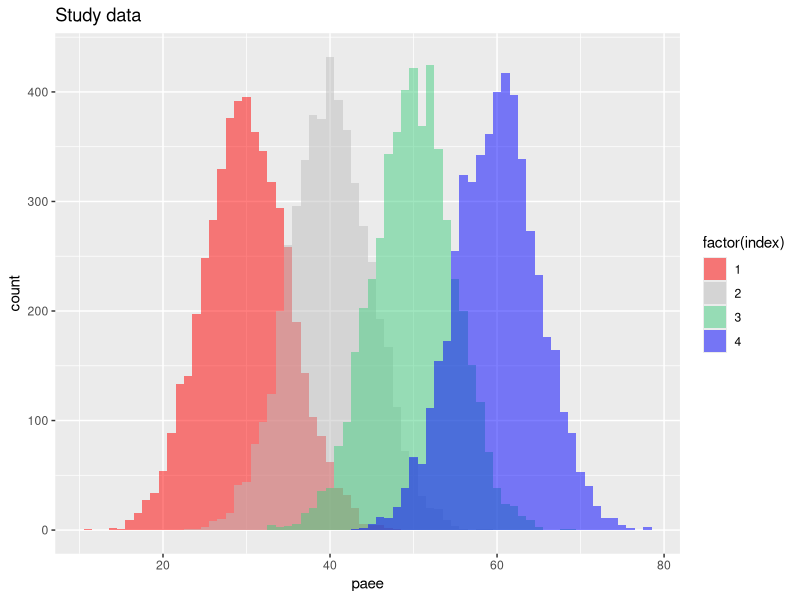
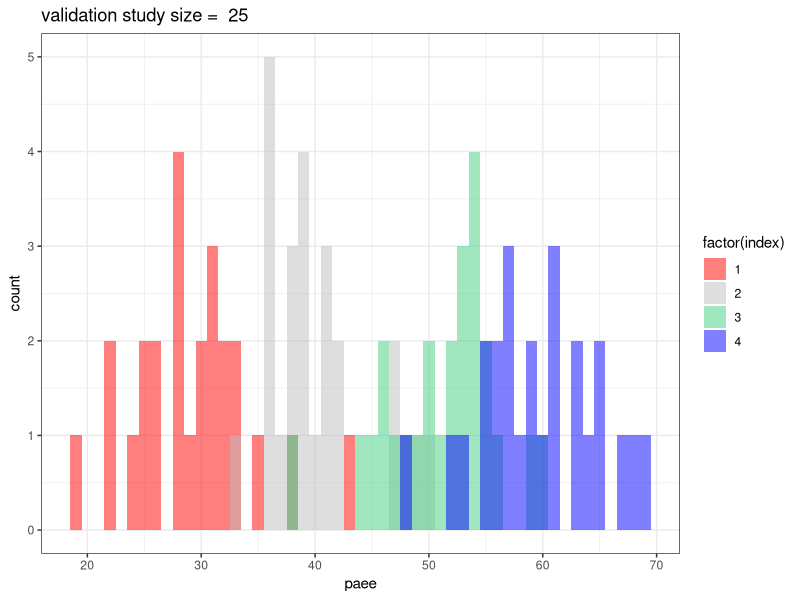
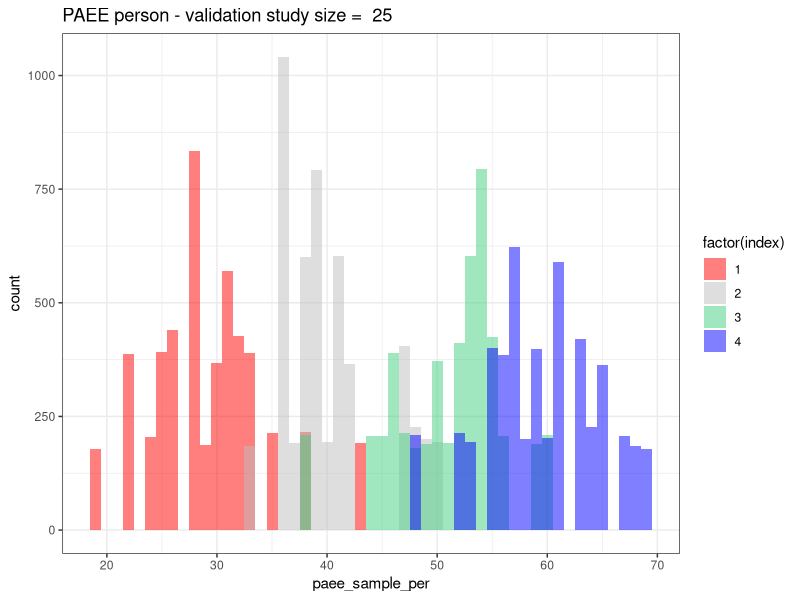
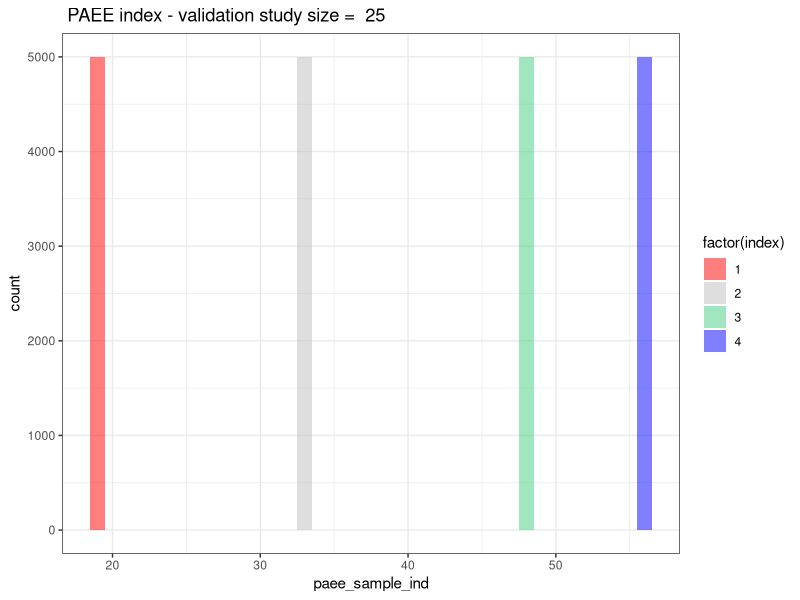
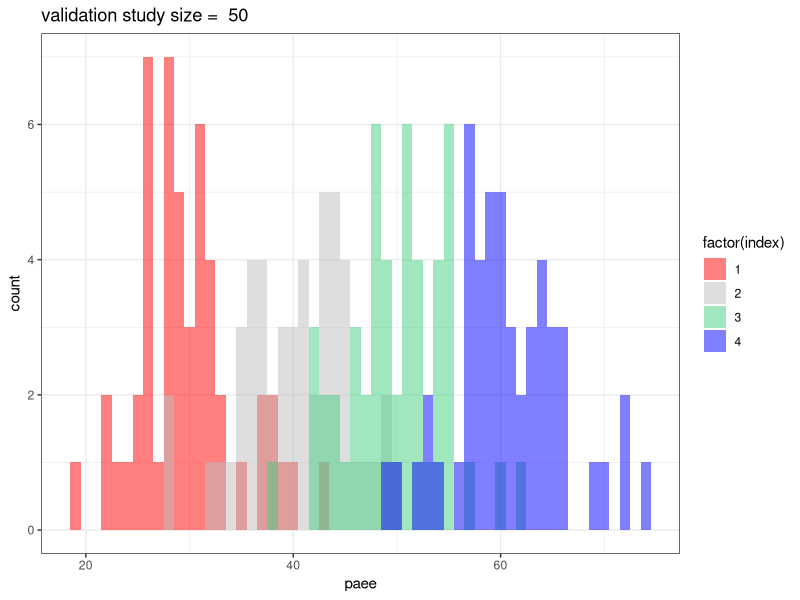
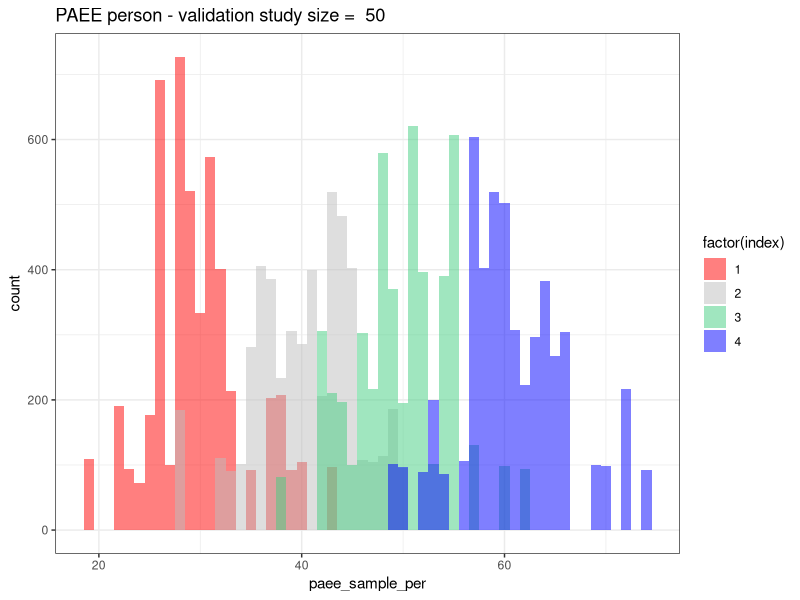
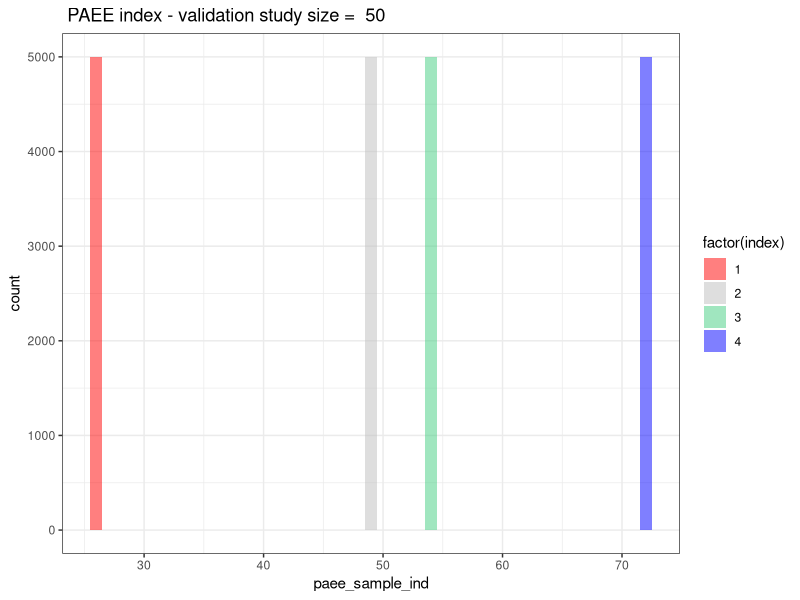
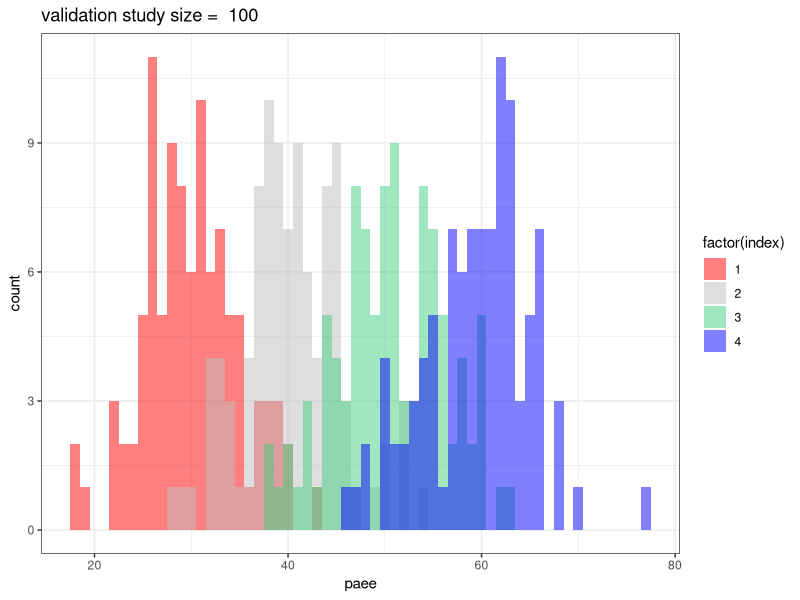

The R script that drew these images, in order: (Note: a time limit stopped this script after it produced the figures.)
# Using size_investigation as a template, this refactored code attempts to
# reduce time to run code and allow investigation of factors such as:
# 1. size of validation study,
# 2. amount of overlap,
# 3. number of index levels,
# 4. Type of draw - per person or per index etc.

## Edit: Now includes bootstrap method

## Author: Tom Bishop and Paul Scherer
## Date: 23.01.2017

###############################################################################
########################### DATA AND SETTINGS #################################
###############################################################################
setwd('V:/Studies/InterConnect/Internal/Latent variable harmonisation/plots')
library(ggplot2)

## Seed and directory for plots of seed
seed <- 234587
set.seed(seed)
seedPath <- paste0('seed_',seed,sep="")
dir.create(seedPath)
## Parameters
# The linear correlation coefficient between exposure and outcome.
set_beta <- 0.5
constant <- 20

bootstrap_index_size <- 100

# Index properties (Assumption that they are Gaussian).
# Indicator is just a name
stdDevs <- c(5,10,15)
final_output_list <- vector("list", length(stdDevs))
for (s in 1:length(stdDevs)){
  set.seed(seed)

  indices <- data.frame (mean=c(30, 40, 50, 60), std_dev = c(stdDevs[s], stdDevs[s], stdDevs[s], stdDevs[s]), index_indicator = c(1,2,3,4))

  # Defines runs to do with different sizes of validation study
  # So if there a 5 numbers in the vector c(5,10,25,50,100)
  # Then a simulation of x trials will be run for each of these
  # different sized validation studies
  # validation_index_size <- c(seq(5,95, 10), seq(100, 1000, 100)) 
  # validation_index_size <- 5
  validation_index_size <- c(25,50,100)  

  study_index_size = 5000


  numtrials <- 1000 # number of draws

  results_df <- data.frame()

  ## Study Data
  #build empty data frame for our study data
  study_data = data.frame(index = rep(x = indices$index_indicator,each = study_index_size ))
  # for each index, pick all the values (defined by study_index_size) at once
  study_data$paee = unlist(unname(lapply(X = split(x = indices, f = as.factor(indices$index_indicator)), 
                                        FUN = function(x){
                                            output = rnorm(n = study_index_size, mean = x$mean, sd = x$std_dev)
                                            return (output)
                                        })))
  # generate our outcome variable plus some noise
  study_data$foo <-   rnorm(length(study_data$paee),(set_beta*study_data$paee) + constant, 0)


  # plot the study data so we can see what it looks like
  mypath <- file.path(getwd(),seedPath,paste0('studyData',indices$std_dev[1],'_numtrials_',numtrials,'.png',sep=""))
  png(file=mypath, width = 1260, height = 940, res = 300)
  print(ggplot(study_data,aes(x=paee,group=index,fill=factor(index)))+
          geom_histogram(position="identity",alpha=0.5,binwidth=1)+
          ggtitle(label = "Study data")+scale_fill_manual(values = c("red", "grey", "seagreen3","blue")))
  dev.off()

  # this loop is for the different sizes of validation study
  for (i in 1:length(validation_index_size)) {
    set.seed(seed) # reset the seed to create the same validation set

    #create index column
    validation_study = data.frame(index = rep(x = indices$index_indicator,each = validation_index_size[i]))

    #for each index, pick all the values at once from the appropriate distribution
    validation_study$paee = unlist(unname(lapply(X = split(x = indices, f = as.factor(indices$index_indicator)), 
      FUN = function(x){
        output = rnorm(n = validation_index_size[i], mean = x$mean, sd = x$std_dev)
        return (output)
      })))

    # plot the validation study so we can see what it looks like
    mypath <- file.path(getwd(),seedPath,paste0('validationData',validation_index_size[i],'_stdev',indices$std_dev[1],'_numtrials_',numtrials,'.png',sep=""))
    png(file=mypath, width = 1260, height = 940, res = 300)
    print(ggplot(validation_study,aes(x=paee,group=index,fill=factor(index)))+
      geom_histogram(position="identity",alpha=0.5,binwidth=1)+
      theme_bw()+ggtitle(label = paste("validation study size = ",validation_index_size[i]))+
      scale_fill_manual(values = c("red", "grey", "seagreen3","blue")))
    dev.off()

    # Initialise some structures to store coeffcients
    betas_per <- vector("numeric")
    std_errs_per <- vector("numeric")

    betas_ind <- vector("numeric")
    std_errs_ind <- vector("numeric")

    betas_boot <- vector("numeric")
    std_errs_boot <- vector("numeric")

    bootstrap_index_size <- validation_index_size[i]
    for (j in 1:numtrials){
      # we assign random values from each category list of the validation set for each participant in the
      # study data set and then find the regression equation using this data. 
      # store the regression coefficient into list to create a dataframe afterwards

      # this is a draw per person, although it is done on a per index basis
      # for example if there are 100 people in the index it draws 100
      # values from the appropriate validation study index at once
      study_data$paee_sample_per <- unlist(unname(lapply(X = split(x=validation_study$paee, f= as.factor(validation_study$index)),
                                FUN = sample, size = study_index_size,replace=TRUE)))

      # this is a value per index
      # for example if there are 100 people in the index it draws one
      # value from the appropriate validation study index
      # and duplicates this same value 100 times for each person
      study_data$paee_sample_ind <- unlist(unname(lapply(X = split(x=validation_study$paee, f= as.factor(validation_study$index)),
                                FUN = function(paee_vals){
                                    output = rep(x = sample(x = paee_vals, size = 1), times = study_index_size)
                                    return(output)
                                  
                                 })))

      # bootstrapped validation set
      bootstrap_validation <- data.frame(index = rep(x = indices$index_indicator, each= bootstrap_index_size))
      bootstrap_validation$paee <- unlist(unname(lapply(X = split(x=validation_study$paee, f= as.factor(validation_study$index)), 
        FUN = sample, size = bootstrap_index_size,replace=TRUE)))

      study_data$paee_sample_boot <- unlist(unname(lapply(X = split(x=bootstrap_validation$paee, f= as.factor(bootstrap_validation$index)), 
        FUN = function(paee_vals){
          output = rep(x = mean(paee_vals), times = study_index_size)
          return(output)
        })))

      # calculate and store the coefficients per person
      reg_out_per <- lm(formula=foo~paee_sample_per, data=study_data)
      reg_coeff_per <- reg_out_per$coefficients["paee_sample_per"]
      reg_std_per <- (summary(reg_out_per)$coefficients[,"Std. Error"])["paee_sample_per"]
      betas_per <- c(betas_per, reg_coeff_per)
      std_errs_per <- c(std_errs_per, reg_std_per)

      # calculate and store the coefficients per index
      reg_out_ind <- lm(formula=foo~paee_sample_ind, data=study_data)
      reg_coeff_ind <- reg_out_ind$coefficients["paee_sample_ind"]
      reg_std_ind <- (summary(reg_out_ind)$coefficients[,"Std. Error"])["paee_sample_ind"]
      betas_ind <- c(betas_ind, reg_coeff_ind)
      std_errs_ind <- c(std_errs_ind, reg_std_ind)

      # calculate and store the coefficients per bootstrap run
      reg_out_boot <- lm(formula=foo~paee_sample_boot, data=study_data)
      reg_coeff_boot <- reg_out_boot$coefficients["paee_sample_boot"]
      reg_std_boot <- (summary(reg_out_boot)$coefficients[,"Std. Error"])["paee_sample_boot"]
      betas_boot <- c(betas_boot, reg_coeff_boot)
      std_errs_boot <- c(std_errs_boot, reg_std_boot)
    }

    #for visualisation, plot the last per person set of values
    mypath <- file.path(getwd(),seedPath,paste0('perPerson',validation_index_size[i],'_stdev',indices$std_dev[1],'_numtrials_',numtrials,'.png',sep=""))
    png(file=mypath, width = 1260, height = 940, res = 300)
    print(ggplot(study_data,aes(x=paee_sample_per,group=index,fill=factor(index)))+
      geom_histogram(position="identity",alpha=0.5,binwidth=1)+theme_bw()+
      ggtitle(label = paste("PAEE person - validation study size = ",validation_index_size[i]))+
      scale_fill_manual(values = c("red", "grey", "seagreen3","blue")))
    dev.off()

    #for visualisation, plot the last per index set of values
    mypath <- file.path(getwd(),seedPath,paste0('perIndex',validation_index_size[i],'_stdev',indices$std_dev[1],'_numtrials_',numtrials,'.png',sep=""))
    png(file=mypath, width = 1260, height = 940, res = 300)
    print(ggplot(study_data,aes(x=paee_sample_ind,group=index,fill=factor(index)))+
      geom_histogram(position="identity",alpha=0.5,binwidth=1)+theme_bw()+
      ggtitle(label = paste(" PAEE index - validation study size = ",validation_index_size[i]))+
      scale_fill_manual(values = c("red", "grey", "seagreen3","blue")))
    dev.off()

    # Do the regression using validation study means (for comparison)
    study_data$paee_sample_ind_mean <- unlist(unname(lapply(X = split(x=validation_study$paee, f= as.factor(validation_study$index)),
                                                          FUN = function(paee_vals){
                                                            output = rep(x = mean(paee_vals), times = study_index_size)
                                                            return(output)
                                                          })))   

    reg_out_ind_mean <- lm(formula=foo~paee_sample_ind_mean, data=study_data)
    reg_coeff_ind_mean <- reg_out_ind_mean$coefficients["paee_sample_ind_mean"]
    reg_std_ind_mean <- (summary(reg_out_ind_mean)$coefficients[,"Std. Error"])["paee_sample_ind_mean"]

    # Store values into dataframe
    results <- as.data.frame(c(1:numtrials))
    colnames(results) <- c("Trial")
    results$valid_size <- rep(x=validation_index_size[i], times = numtrials)
    results$reg_coeff_per <- betas_per
    results$reg_stdError_per <- std_errs_per
    results$reg_coeff_ind <- betas_ind
    results$reg_stdError_ind <- std_errs_ind
    results$reg_coeff_per_mean <- reg_coeff_ind_mean
    results$reg_stdError_per_mean <- reg_std_ind_mean
    results$reg_coeff_boot <- betas_boot
    results$reg_stdError_boot <- std_errs_boot
    results_df <- rbind(results_df, results)

  }
  # Summarizing the results dataframe
  temp_output <- aggregate(results_df[,3:10], by=list(valid_size = results_df$valid_size), quantile, probs=c(0.025,0.5,0.975), names=TRUE)
  final_output = data.frame(validation_size = temp_output[,1])

  # # Summarizing the results dataframe
  # temp_output <- aggregate(results_df[,3:10], by=list(valid_size = results_df$valid_size), quantile, probs=c(0.5), names=TRUE)
  # final_output = data.frame(validation_size = temp_output[,1])
  
  for (k in 2:ncol(temp_output)){
    temp = as.data.frame(temp_output[,k])
    colnames(temp) <- paste(colnames(temp_output)[k], colnames(temp), sep = "_")
    final_output = cbind(final_output, temp)
  }


  fileName <- paste0('V:/Studies/InterConnect/Internal/Latent variable harmonisation/plots/',seedPath,'/final_output_stdev_',indices$std_dev[1],'_numtrials_',numtrials,'.csv', sep="")
  write.csv(final_output, file = fileName, row.names=TRUE, col.names=TRUE)

  # saving that output into the list
  final_output_list[[s]] <- final_output
}
